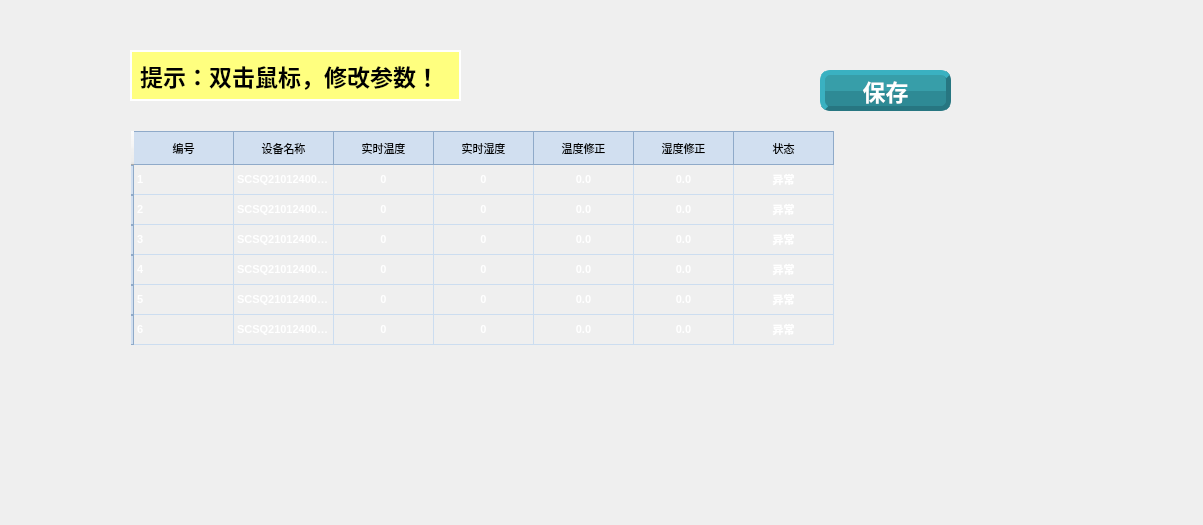
<?xml version="1.0" encoding="UTF-8"?>
<ui version="4.0">
 <class>Sensor</class>
 <widget class="QMainWindow" name="Sensor">
  <property name="geometry">
   <rect>
    <x>0</x>
    <y>0</y>
    <width>1203</width>
    <height>525</height>
   </rect>
  </property>
  <property name="font">
   <font>
    <pointsize>8</pointsize>
   </font>
  </property>
  <property name="windowTitle">
   <string>MainWindow</string>
  </property>
  <property name="styleSheet">
   <string notr="true">/*#Sensor{
background-color: rgb(14, 159, 255);
}
</string>
  </property>
  <widget class="QWidget" name="centralwidget">
   <widget class="QTableWidget" name="tableWidget">
    <property name="geometry">
     <rect>
      <x>130</x>
      <y>130</y>
      <width>821</width>
      <height>351</height>
     </rect>
    </property>
    <property name="styleSheet">
     <string notr="true">

QTableView
{
	background-color: rgba(255, 255, 255, 0); 
	alternate-background-color:#e3edf9;
	font:14px &quot;微软雅黑&quot;;
	font-weight:bold;
	color:#677483;
	gridline-color: #ccddf0;
	background-color:transparent
}
 
QTableView::item
{	
	font:14px &quot;微软雅黑&quot;;

	color:#677483;
	gridline-color: #ccddf0; 
	
	color: rgb(255, 255, 255);
}
 
QTableView::item:selected
{	
	color:#677483;
}
 
QHeaderView::section {	
	color: black;
	font:bold 14px &quot;微软雅黑&quot;;
	text-align:center;
	height:32px;
	background-color: #d1dff0;
	border:1px solid #8faac9;
	border-left:none;
}
 
// border-left:none;防止中间表头的border重叠
QHeaderView::section:first 
{
	border-left:1px solid #8faac9;
}
</string>
    </property>
    <property name="alternatingRowColors">
     <bool>false</bool>
    </property>
    <property name="selectionMode">
     <enum>QAbstractItemView::SingleSelection</enum>
    </property>
    <property name="selectionBehavior">
     <enum>QAbstractItemView::SelectRows</enum>
    </property>
    <property name="sortingEnabled">
     <bool>false</bool>
    </property>
    <row>
     <property name="text">
      <string/>
     </property>
    </row>
    <row>
     <property name="text">
      <string/>
     </property>
    </row>
    <row>
     <property name="text">
      <string/>
     </property>
    </row>
    <row>
     <property name="text">
      <string/>
     </property>
    </row>
    <row>
     <property name="text">
      <string/>
     </property>
    </row>
    <row>
     <property name="text">
      <string/>
     </property>
    </row>
    <column>
     <property name="text">
      <string>编号</string>
     </property>
    </column>
    <column>
     <property name="text">
      <string>设备名称</string>
     </property>
    </column>
    <column>
     <property name="text">
      <string>实时温度</string>
     </property>
    </column>
    <column>
     <property name="text">
      <string>实时湿度</string>
     </property>
    </column>
    <column>
     <property name="text">
      <string>温度修正</string>
     </property>
    </column>
    <column>
     <property name="text">
      <string>湿度修正</string>
     </property>
    </column>
    <column>
     <property name="text">
      <string>状态</string>
     </property>
    </column>
    <item row="0" column="0">
     <property name="text">
      <string>1</string>
     </property>
     <property name="icon">
      <iconset resource="../rec.qrc">
       <normaloff>:/img/sensor_table.png</normaloff>:/img/sensor_table.png</iconset>
     </property>
     <property name="flags">
      <set>ItemIsSelectable|ItemIsUserCheckable|ItemIsEnabled</set>
     </property>
    </item>
    <item row="0" column="1">
     <property name="text">
      <string>SCSQ210124001-1</string>
     </property>
     <property name="flags">
      <set>ItemIsSelectable|ItemIsUserCheckable|ItemIsEnabled</set>
     </property>
    </item>
    <item row="0" column="2">
     <property name="text">
      <string>0</string>
     </property>
     <property name="textAlignment">
      <set>AlignCenter</set>
     </property>
     <property name="flags">
      <set>ItemIsSelectable|ItemIsUserCheckable|ItemIsEnabled</set>
     </property>
    </item>
    <item row="0" column="3">
     <property name="text">
      <string>0</string>
     </property>
     <property name="textAlignment">
      <set>AlignCenter</set>
     </property>
     <property name="flags">
      <set>ItemIsSelectable|ItemIsUserCheckable|ItemIsEnabled</set>
     </property>
    </item>
    <item row="0" column="4">
     <property name="text">
      <string>0.0</string>
     </property>
     <property name="textAlignment">
      <set>AlignCenter</set>
     </property>
    </item>
    <item row="0" column="5">
     <property name="text">
      <string>0.0</string>
     </property>
     <property name="textAlignment">
      <set>AlignCenter</set>
     </property>
    </item>
    <item row="0" column="6">
     <property name="text">
      <string>异常</string>
     </property>
     <property name="textAlignment">
      <set>AlignCenter</set>
     </property>
     <property name="background">
      <brush brushstyle="NoBrush">
       <color alpha="255">
        <red>255</red>
        <green>0</green>
        <blue>0</blue>
       </color>
      </brush>
     </property>
     <property name="flags">
      <set>ItemIsSelectable|ItemIsUserCheckable|ItemIsEnabled</set>
     </property>
    </item>
    <item row="1" column="0">
     <property name="text">
      <string>2</string>
     </property>
     <property name="icon">
      <iconset resource="../rec.qrc">
       <normaloff>:/img/sensor_table.png</normaloff>:/img/sensor_table.png</iconset>
     </property>
     <property name="flags">
      <set>ItemIsSelectable|ItemIsUserCheckable|ItemIsEnabled</set>
     </property>
    </item>
    <item row="1" column="1">
     <property name="text">
      <string>SCSQ210124001-2</string>
     </property>
     <property name="flags">
      <set>ItemIsSelectable|ItemIsUserCheckable|ItemIsEnabled</set>
     </property>
    </item>
    <item row="1" column="2">
     <property name="text">
      <string>0</string>
     </property>
     <property name="textAlignment">
      <set>AlignCenter</set>
     </property>
     <property name="flags">
      <set>ItemIsSelectable|ItemIsUserCheckable|ItemIsEnabled</set>
     </property>
    </item>
    <item row="1" column="3">
     <property name="text">
      <string>0</string>
     </property>
     <property name="textAlignment">
      <set>AlignCenter</set>
     </property>
     <property name="flags">
      <set>ItemIsSelectable|ItemIsUserCheckable|ItemIsEnabled</set>
     </property>
    </item>
    <item row="1" column="4">
     <property name="text">
      <string>0.0</string>
     </property>
     <property name="textAlignment">
      <set>AlignCenter</set>
     </property>
    </item>
    <item row="1" column="5">
     <property name="text">
      <string>0.0</string>
     </property>
     <property name="textAlignment">
      <set>AlignCenter</set>
     </property>
    </item>
    <item row="1" column="6">
     <property name="text">
      <string>异常</string>
     </property>
     <property name="textAlignment">
      <set>AlignCenter</set>
     </property>
     <property name="background">
      <brush brushstyle="NoBrush">
       <color alpha="255">
        <red>255</red>
        <green>0</green>
        <blue>0</blue>
       </color>
      </brush>
     </property>
     <property name="flags">
      <set>ItemIsSelectable|ItemIsUserCheckable|ItemIsEnabled</set>
     </property>
    </item>
    <item row="2" column="0">
     <property name="text">
      <string>3</string>
     </property>
     <property name="icon">
      <iconset resource="../rec.qrc">
       <normaloff>:/img/sensor_table.png</normaloff>:/img/sensor_table.png</iconset>
     </property>
     <property name="flags">
      <set>ItemIsSelectable|ItemIsUserCheckable|ItemIsEnabled</set>
     </property>
    </item>
    <item row="2" column="1">
     <property name="text">
      <string>SCSQ210124001-3</string>
     </property>
     <property name="flags">
      <set>ItemIsSelectable|ItemIsUserCheckable|ItemIsEnabled</set>
     </property>
    </item>
    <item row="2" column="2">
     <property name="text">
      <string>0</string>
     </property>
     <property name="textAlignment">
      <set>AlignCenter</set>
     </property>
     <property name="flags">
      <set>ItemIsSelectable|ItemIsUserCheckable|ItemIsEnabled</set>
     </property>
    </item>
    <item row="2" column="3">
     <property name="text">
      <string>0</string>
     </property>
     <property name="textAlignment">
      <set>AlignCenter</set>
     </property>
     <property name="flags">
      <set>ItemIsSelectable|ItemIsUserCheckable|ItemIsEnabled</set>
     </property>
    </item>
    <item row="2" column="4">
     <property name="text">
      <string>0.0</string>
     </property>
     <property name="textAlignment">
      <set>AlignCenter</set>
     </property>
    </item>
    <item row="2" column="5">
     <property name="text">
      <string>0.0</string>
     </property>
     <property name="textAlignment">
      <set>AlignCenter</set>
     </property>
    </item>
    <item row="2" column="6">
     <property name="text">
      <string>异常</string>
     </property>
     <property name="textAlignment">
      <set>AlignCenter</set>
     </property>
     <property name="background">
      <brush brushstyle="NoBrush">
       <color alpha="255">
        <red>255</red>
        <green>0</green>
        <blue>0</blue>
       </color>
      </brush>
     </property>
     <property name="flags">
      <set>ItemIsSelectable|ItemIsUserCheckable|ItemIsEnabled</set>
     </property>
    </item>
    <item row="3" column="0">
     <property name="text">
      <string>4</string>
     </property>
     <property name="icon">
      <iconset resource="../rec.qrc">
       <normaloff>:/img/sensor_table.png</normaloff>:/img/sensor_table.png</iconset>
     </property>
     <property name="flags">
      <set>ItemIsSelectable|ItemIsUserCheckable|ItemIsEnabled</set>
     </property>
    </item>
    <item row="3" column="1">
     <property name="text">
      <string>SCSQ210124001-4</string>
     </property>
     <property name="flags">
      <set>ItemIsSelectable|ItemIsUserCheckable|ItemIsEnabled</set>
     </property>
    </item>
    <item row="3" column="2">
     <property name="text">
      <string>0</string>
     </property>
     <property name="textAlignment">
      <set>AlignCenter</set>
     </property>
     <property name="flags">
      <set>ItemIsSelectable|ItemIsUserCheckable|ItemIsEnabled</set>
     </property>
    </item>
    <item row="3" column="3">
     <property name="text">
      <string>0</string>
     </property>
     <property name="textAlignment">
      <set>AlignCenter</set>
     </property>
     <property name="flags">
      <set>ItemIsSelectable|ItemIsUserCheckable|ItemIsEnabled</set>
     </property>
    </item>
    <item row="3" column="4">
     <property name="text">
      <string>0.0</string>
     </property>
     <property name="textAlignment">
      <set>AlignCenter</set>
     </property>
    </item>
    <item row="3" column="5">
     <property name="text">
      <string>0.0</string>
     </property>
     <property name="textAlignment">
      <set>AlignCenter</set>
     </property>
    </item>
    <item row="3" column="6">
     <property name="text">
      <string>异常</string>
     </property>
     <property name="textAlignment">
      <set>AlignCenter</set>
     </property>
     <property name="background">
      <brush brushstyle="NoBrush">
       <color alpha="255">
        <red>255</red>
        <green>0</green>
        <blue>0</blue>
       </color>
      </brush>
     </property>
     <property name="flags">
      <set>ItemIsSelectable|ItemIsUserCheckable|ItemIsEnabled</set>
     </property>
    </item>
    <item row="4" column="0">
     <property name="text">
      <string>5</string>
     </property>
     <property name="icon">
      <iconset resource="../rec.qrc">
       <normaloff>:/img/sensor_table.png</normaloff>:/img/sensor_table.png</iconset>
     </property>
     <property name="flags">
      <set>ItemIsSelectable|ItemIsUserCheckable|ItemIsEnabled</set>
     </property>
    </item>
    <item row="4" column="1">
     <property name="text">
      <string>SCSQ210124002-1</string>
     </property>
     <property name="flags">
      <set>ItemIsSelectable|ItemIsUserCheckable|ItemIsEnabled</set>
     </property>
    </item>
    <item row="4" column="2">
     <property name="text">
      <string>0</string>
     </property>
     <property name="textAlignment">
      <set>AlignCenter</set>
     </property>
     <property name="flags">
      <set>ItemIsSelectable|ItemIsUserCheckable|ItemIsEnabled</set>
     </property>
    </item>
    <item row="4" column="3">
     <property name="text">
      <string>0</string>
     </property>
     <property name="textAlignment">
      <set>AlignCenter</set>
     </property>
     <property name="flags">
      <set>ItemIsSelectable|ItemIsUserCheckable|ItemIsEnabled</set>
     </property>
    </item>
    <item row="4" column="4">
     <property name="text">
      <string>0.0</string>
     </property>
     <property name="textAlignment">
      <set>AlignCenter</set>
     </property>
    </item>
    <item row="4" column="5">
     <property name="text">
      <string>0.0</string>
     </property>
     <property name="textAlignment">
      <set>AlignCenter</set>
     </property>
    </item>
    <item row="4" column="6">
     <property name="text">
      <string>异常</string>
     </property>
     <property name="textAlignment">
      <set>AlignCenter</set>
     </property>
     <property name="background">
      <brush brushstyle="NoBrush">
       <color alpha="255">
        <red>255</red>
        <green>0</green>
        <blue>0</blue>
       </color>
      </brush>
     </property>
     <property name="flags">
      <set>ItemIsSelectable|ItemIsUserCheckable|ItemIsEnabled</set>
     </property>
    </item>
    <item row="5" column="0">
     <property name="text">
      <string>6</string>
     </property>
     <property name="icon">
      <iconset resource="../rec.qrc">
       <normaloff>:/img/sensor_table.png</normaloff>:/img/sensor_table.png</iconset>
     </property>
     <property name="flags">
      <set>ItemIsSelectable|ItemIsUserCheckable|ItemIsEnabled</set>
     </property>
    </item>
    <item row="5" column="1">
     <property name="text">
      <string>SCSQ210124002-2</string>
     </property>
     <property name="flags">
      <set>ItemIsSelectable|ItemIsUserCheckable|ItemIsEnabled</set>
     </property>
    </item>
    <item row="5" column="2">
     <property name="text">
      <string>0</string>
     </property>
     <property name="textAlignment">
      <set>AlignCenter</set>
     </property>
     <property name="flags">
      <set>ItemIsSelectable|ItemIsUserCheckable|ItemIsEnabled</set>
     </property>
    </item>
    <item row="5" column="3">
     <property name="text">
      <string>0</string>
     </property>
     <property name="textAlignment">
      <set>AlignCenter</set>
     </property>
     <property name="flags">
      <set>ItemIsSelectable|ItemIsUserCheckable|ItemIsEnabled</set>
     </property>
    </item>
    <item row="5" column="4">
     <property name="text">
      <string>0.0</string>
     </property>
     <property name="textAlignment">
      <set>AlignCenter</set>
     </property>
    </item>
    <item row="5" column="5">
     <property name="text">
      <string>0.0</string>
     </property>
     <property name="textAlignment">
      <set>AlignCenter</set>
     </property>
    </item>
    <item row="5" column="6">
     <property name="text">
      <string>异常</string>
     </property>
     <property name="textAlignment">
      <set>AlignCenter</set>
     </property>
     <property name="background">
      <brush brushstyle="NoBrush">
       <color alpha="255">
        <red>255</red>
        <green>0</green>
        <blue>0</blue>
       </color>
      </brush>
     </property>
     <property name="flags">
      <set>ItemIsSelectable|ItemIsUserCheckable|ItemIsEnabled</set>
     </property>
    </item>
   </widget>
   <widget class="QGroupBox" name="groupBox">
    <property name="geometry">
     <rect>
      <x>130</x>
      <y>50</y>
      <width>331</width>
      <height>51</height>
     </rect>
    </property>
    <property name="styleSheet">
     <string notr="true">QGroupBox {
            border-color: rgb(255, 255, 255);
			background-color: rgb(255, 255, 127);
            border-width: 2px;
            border-style: solid;
            margin-top: 0.5ex;
        }</string>
    </property>
    <property name="title">
     <string/>
    </property>
    <widget class="QLabel" name="label">
     <property name="geometry">
      <rect>
       <x>10</x>
       <y>10</y>
       <width>321</width>
       <height>31</height>
      </rect>
     </property>
     <property name="font">
      <font>
       <family>楷体</family>
       <pointsize>17</pointsize>
       <weight>75</weight>
       <bold>true</bold>
      </font>
     </property>
     <property name="text">
      <string>提示：双击鼠标，修改参数！</string>
     </property>
    </widget>
   </widget>
   <widget class="QPushButton" name="btn_save">
    <property name="geometry">
     <rect>
      <x>820</x>
      <y>70</y>
      <width>131</width>
      <height>41</height>
     </rect>
    </property>
    <property name="font">
     <font>
      <family>楷体</family>
      <pointsize>17</pointsize>
      <weight>75</weight>
      <bold>true</bold>
     </font>
    </property>
    <property name="styleSheet">
     <string notr="true">QPushButton {
color: rgb(255, 255, 255);
 border:5px outset rgb(39,118,129);
 background-color: qconicalgradient(cx:0.5, cy:0.5, angle:180, stop:0.49999 rgba(46, 138, 149, 255), stop:0.50001 rgba(55, 158, 169, 255));
border-radius:10px;
padding:2px 4px;
}

QPushButton:hover{
	
	color: rgb(0, 0, 0);
    border:5px outset gray;
    background-color: qconicalgradient(cx:0.5, cy:0.5, angle:180, stop:0.49999 rgba(188, 188, 188, 255), stop:0.50001 rgba(208, 208, 208, 255));
    border-radius:10px;
	position:relative; top:1px; left:1px
}

QPushButton:pressed{
    border:3px inset gray;
    background-color: qconicalgradient(cx:0.5, cy:0.5, angle:180, stop:0.49999 rgba(208, 208, 208, 255), stop:0.50001 rgba(188, 188, 188, 255));
	border-bottom: 1px;
    border-radius:10px;
}</string>
    </property>
    <property name="text">
     <string>保存</string>
    </property>
   </widget>
  </widget>
 </widget>
 <resources>
  <include location="../rec.qrc"/>
 </resources>
 <connections/>
</ui>
